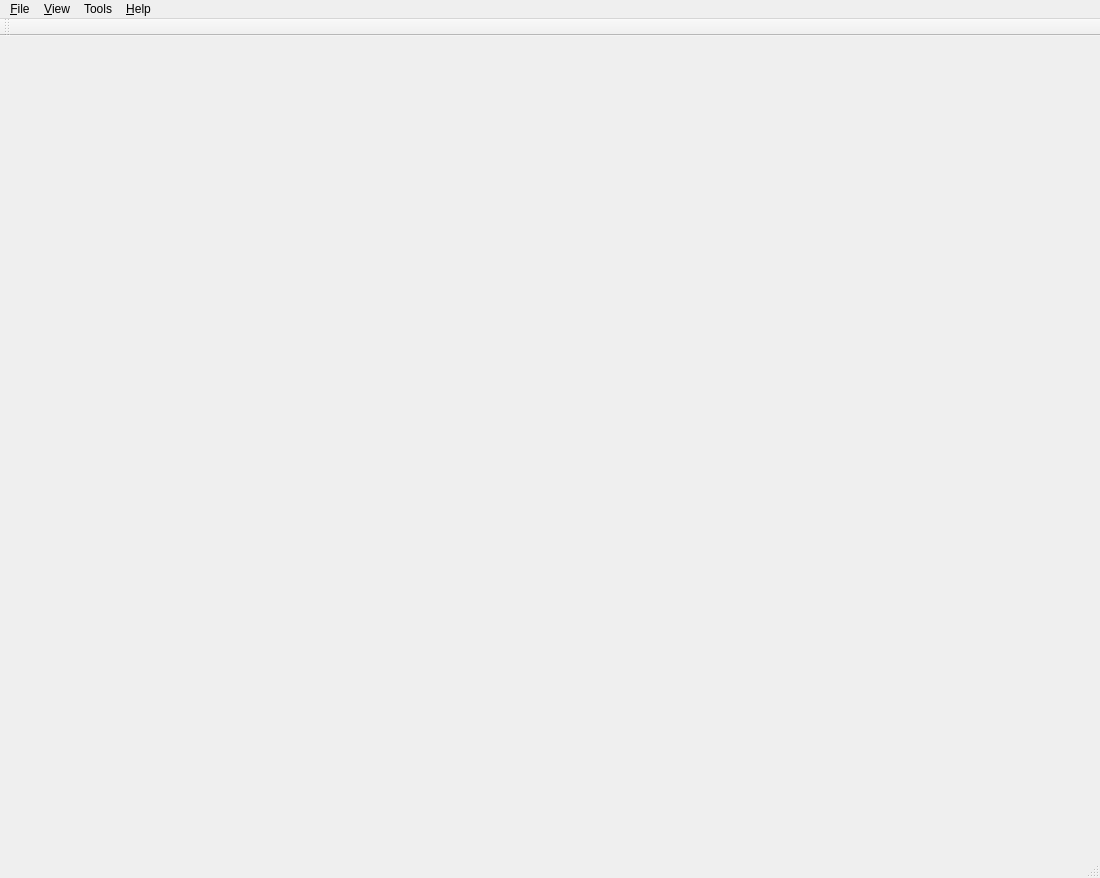
<?xml version="1.0" encoding="UTF-8"?>
<ui version="4.0">
 <class>MainWindow</class>
 <widget class="QMainWindow" name="MainWindow">
  <property name="geometry">
   <rect>
    <x>0</x>
    <y>0</y>
    <width>1100</width>
    <height>878</height>
   </rect>
  </property>
  <property name="windowTitle">
   <string>Volmetrics</string>
  </property>
  <widget class="QWidget" name="centralWidget">
   <layout class="QGridLayout" name="gridLayout">
    <item row="0" column="0">
     <widget class="QStackedWidget" name="stackedWidget">
      <widget class="QWidget" name="page"/>
      <widget class="QWidget" name="page_2"/>
     </widget>
    </item>
   </layout>
  </widget>
  <widget class="QMenuBar" name="menuBar">
   <property name="geometry">
    <rect>
     <x>0</x>
     <y>0</y>
     <width>1100</width>
     <height>22</height>
    </rect>
   </property>
   <widget class="QMenu" name="menuFile">
    <property name="title">
     <string>&amp;File</string>
    </property>
    <addaction name="separator"/>
    <addaction name="actionOpenDICOM"/>
    <addaction name="actionClose"/>
    <addaction name="actionExit"/>
   </widget>
   <widget class="QMenu" name="menuHelp">
    <property name="title">
     <string>&amp;Help</string>
    </property>
    <addaction name="actionAbout"/>
   </widget>
   <widget class="QMenu" name="menu_View">
    <property name="title">
     <string>&amp;View</string>
    </property>
    <widget class="QMenu" name="menu_Layout">
     <property name="title">
      <string>&amp;Layout</string>
     </property>
     <addaction name="action1x1"/>
     <addaction name="action1x2"/>
     <addaction name="action2x2"/>
    </widget>
    <widget class="QMenu" name="menuWindow">
     <property name="title">
      <string>Window</string>
     </property>
     <addaction name="actionAbdomen"/>
     <addaction name="actionBone"/>
     <addaction name="actionHead"/>
     <addaction name="actionLung"/>
     <addaction name="actionMediastinum"/>
    </widget>
    <addaction name="menu_Layout"/>
    <addaction name="menuWindow"/>
    <addaction name="separator"/>
    <addaction name="actionFlip_Horizontally"/>
    <addaction name="actionFlip_Vertically"/>
   </widget>
   <widget class="QMenu" name="menuTools">
    <property name="title">
     <string>Tools</string>
    </property>
    <widget class="QMenu" name="menuMeasure">
     <property name="title">
      <string>Measure</string>
     </property>
     <addaction name="actionDistance"/>
     <addaction name="actionAngle"/>
     <addaction name="actionDensity_HUs"/>
    </widget>
    <addaction name="menuMeasure"/>
    <addaction name="separator"/>
   </widget>
   <addaction name="menuFile"/>
   <addaction name="menu_View"/>
   <addaction name="menuTools"/>
   <addaction name="menuHelp"/>
  </widget>
  <widget class="QToolBar" name="mainToolBar">
   <attribute name="toolBarArea">
    <enum>TopToolBarArea</enum>
   </attribute>
   <attribute name="toolBarBreak">
    <bool>false</bool>
   </attribute>
  </widget>
  <widget class="QStatusBar" name="statusBar"/>
  <action name="actionAbout">
   <property name="text">
    <string>&amp;About</string>
   </property>
  </action>
  <action name="actionOpenDICOM">
   <property name="text">
    <string>&amp;Open DICOM...</string>
   </property>
  </action>
  <action name="actionExit">
   <property name="text">
    <string>&amp;Exit</string>
   </property>
  </action>
  <action name="actionClose">
   <property name="text">
    <string>&amp;Close</string>
   </property>
  </action>
  <action name="action1x1">
   <property name="text">
    <string>&amp;1x1</string>
   </property>
  </action>
  <action name="action1x2">
   <property name="text">
    <string>1&amp;x2</string>
   </property>
  </action>
  <action name="action2x2">
   <property name="text">
    <string>&amp;2x2</string>
   </property>
  </action>
  <action name="actionDistance">
   <property name="checkable">
    <bool>true</bool>
   </property>
   <property name="text">
    <string>Distance</string>
   </property>
  </action>
  <action name="actionAngle">
   <property name="checkable">
    <bool>true</bool>
   </property>
   <property name="text">
    <string>Angle</string>
   </property>
  </action>
  <action name="actionDensity_HUs">
   <property name="checkable">
    <bool>true</bool>
   </property>
   <property name="text">
    <string>Density (HUs)</string>
   </property>
  </action>
  <action name="actionBone">
   <property name="checkable">
    <bool>false</bool>
   </property>
   <property name="text">
    <string>Bone</string>
   </property>
  </action>
  <action name="actionHead">
   <property name="text">
    <string>Head</string>
   </property>
  </action>
  <action name="actionLung">
   <property name="text">
    <string>Lung</string>
   </property>
  </action>
  <action name="actionMediastinum">
   <property name="text">
    <string>Mediastinum</string>
   </property>
  </action>
  <action name="actionAbdomen">
   <property name="text">
    <string>Abdomen</string>
   </property>
  </action>
  <action name="actionFlip_Horizontally">
   <property name="checkable">
    <bool>true</bool>
   </property>
   <property name="text">
    <string>Flip Horizontally</string>
   </property>
  </action>
  <action name="actionFlip_Vertically">
   <property name="checkable">
    <bool>true</bool>
   </property>
   <property name="text">
    <string>Flip Vertically</string>
   </property>
  </action>
 </widget>
 <layoutdefault spacing="6" margin="11"/>
 <resources/>
 <connections/>
</ui>
